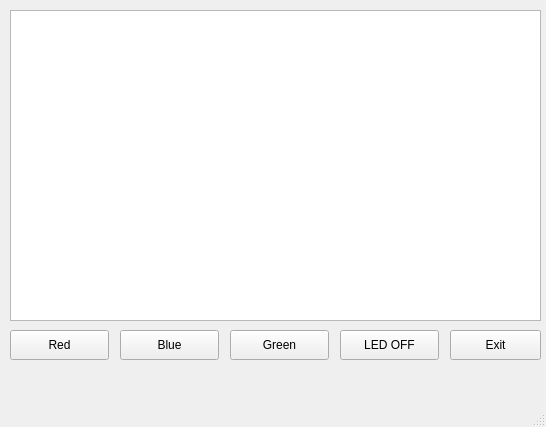
<?xml version="1.0" encoding="UTF-8"?>
<ui version="4.0">
 <class>MainWindow</class>
 <widget class="QMainWindow" name="MainWindow">
  <property name="geometry">
   <rect>
    <x>0</x>
    <y>0</y>
    <width>546</width>
    <height>427</height>
   </rect>
  </property>
  <property name="windowTitle">
   <string>MainWindow</string>
  </property>
  <widget class="QWidget" name="centralwidget">
   <widget class="QPushButton" name="Btn1">
    <property name="geometry">
     <rect>
      <x>10</x>
      <y>330</y>
      <width>99</width>
      <height>30</height>
     </rect>
    </property>
    <property name="text">
     <string>Red</string>
    </property>
   </widget>
   <widget class="QPushButton" name="Btn2">
    <property name="geometry">
     <rect>
      <x>120</x>
      <y>330</y>
      <width>99</width>
      <height>30</height>
     </rect>
    </property>
    <property name="text">
     <string>Blue</string>
    </property>
   </widget>
   <widget class="QPushButton" name="Btn3">
    <property name="geometry">
     <rect>
      <x>230</x>
      <y>330</y>
      <width>99</width>
      <height>30</height>
     </rect>
    </property>
    <property name="text">
     <string>Green</string>
    </property>
   </widget>
   <widget class="QPushButton" name="Btn4">
    <property name="geometry">
     <rect>
      <x>340</x>
      <y>330</y>
      <width>99</width>
      <height>30</height>
     </rect>
    </property>
    <property name="text">
     <string>LED OFF</string>
    </property>
   </widget>
   <widget class="QTextBrowser" name="textBrowser">
    <property name="geometry">
     <rect>
      <x>10</x>
      <y>10</y>
      <width>531</width>
      <height>311</height>
     </rect>
    </property>
   </widget>
   <widget class="QPushButton" name="BtnExit">
    <property name="geometry">
     <rect>
      <x>450</x>
      <y>330</y>
      <width>91</width>
      <height>30</height>
     </rect>
    </property>
    <property name="text">
     <string>Exit</string>
    </property>
   </widget>
  </widget>
  <widget class="QMenuBar" name="menubar">
   <property name="geometry">
    <rect>
     <x>0</x>
     <y>0</y>
     <width>546</width>
     <height>28</height>
    </rect>
   </property>
  </widget>
  <widget class="QStatusBar" name="statusbar"/>
 </widget>
 <resources/>
 <connections>
  <connection>
   <sender>BtnExit</sender>
   <signal>clicked()</signal>
   <receiver>MainWindow</receiver>
   <slot>slot1()</slot>
   <hints>
    <hint type="sourcelabel">
     <x>495</x>
     <y>367</y>
    </hint>
    <hint type="destinationlabel">
     <x>444</x>
     <y>381</y>
    </hint>
   </hints>
  </connection>
 </connections>
 <slots>
  <slot>btn1Func()</slot>
  <slot>btn2Func()</slot>
  <slot>slot1()</slot>
 </slots>
</ui>
